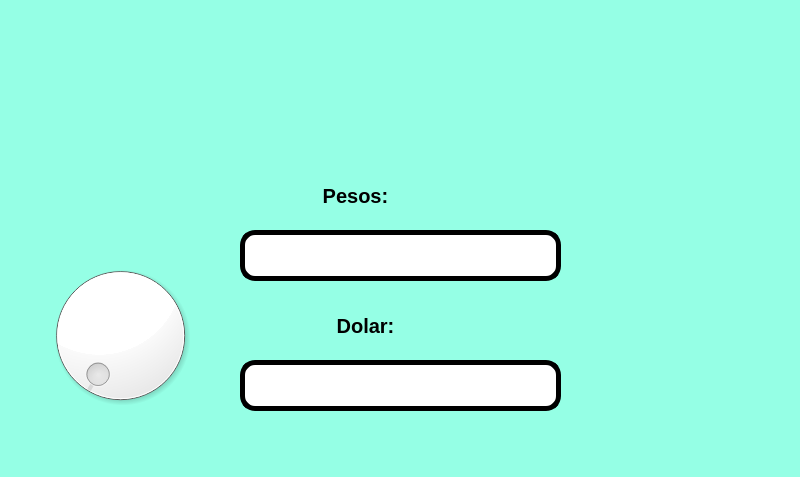
<?xml version="1.0" encoding="UTF-8"?>
<ui version="4.0">
 <class>MainWindow</class>
 <widget class="QMainWindow" name="MainWindow">
  <property name="geometry">
   <rect>
    <x>0</x>
    <y>0</y>
    <width>800</width>
    <height>477</height>
   </rect>
  </property>
  <property name="windowTitle">
   <string>MainWindow</string>
  </property>
  <property name="styleSheet">
   <string notr="true">background-color: rgb(149, 255, 229);</string>
  </property>
  <widget class="QWidget" name="centralwidget">
   <widget class="QLabel" name="imagen">
    <property name="geometry">
     <rect>
      <x>50</x>
      <y>30</y>
      <width>171</width>
      <height>161</height>
     </rect>
    </property>
    <property name="styleSheet">
     <string notr="true"/>
    </property>
    <property name="text">
     <string/>
    </property>
    <property name="pixmap">
     <pixmap resource="../Archivos/Recursos.qrc">:/ejercicios/FIT_logo_vertical.png</pixmap>
    </property>
    <property name="scaledContents">
     <bool>true</bool>
    </property>
   </widget>
   <widget class="QLabel" name="imagen_3">
    <property name="geometry">
     <rect>
      <x>600</x>
      <y>300</y>
      <width>131</width>
      <height>111</height>
     </rect>
    </property>
    <property name="styleSheet">
     <string notr="true"/>
    </property>
    <property name="text">
     <string/>
    </property>
    <property name="pixmap">
     <pixmap resource="../Archivos/Recursos.qrc">:/ejercicios/wero.jpg</pixmap>
    </property>
    <property name="scaledContents">
     <bool>true</bool>
    </property>
   </widget>
   <widget class="QDial" name="dial">
    <property name="geometry">
     <rect>
      <x>40</x>
      <y>240</y>
      <width>161</width>
      <height>191</height>
     </rect>
    </property>
    <property name="styleSheet">
     <string notr="true">color: rgb(255, 255, 255);
background-color: rgb(255, 255, 255);</string>
    </property>
   </widget>
   <widget class="QLabel" name="label">
    <property name="geometry">
     <rect>
      <x>270</x>
      <y>180</y>
      <width>171</width>
      <height>31</height>
     </rect>
    </property>
    <property name="font">
     <font>
      <pointsize>15</pointsize>
      <weight>75</weight>
      <bold>true</bold>
     </font>
    </property>
    <property name="text">
     <string>Pesos:</string>
    </property>
    <property name="alignment">
     <set>Qt::AlignCenter</set>
    </property>
   </widget>
   <widget class="QLineEdit" name="txt_peso">
    <property name="geometry">
     <rect>
      <x>240</x>
      <y>230</y>
      <width>321</width>
      <height>51</height>
     </rect>
    </property>
    <property name="font">
     <font>
      <pointsize>12</pointsize>
      <weight>75</weight>
      <bold>true</bold>
     </font>
    </property>
    <property name="styleSheet">
     <string notr="true">border-radius: 15px;
background-color: rgb(255, 255, 255);
border:  5px solid black;
</string>
    </property>
    <property name="text">
     <string/>
    </property>
    <property name="alignment">
     <set>Qt::AlignCenter</set>
    </property>
   </widget>
   <widget class="QLabel" name="label_2">
    <property name="geometry">
     <rect>
      <x>520</x>
      <y>30</y>
      <width>241</width>
      <height>111</height>
     </rect>
    </property>
    <property name="text">
     <string/>
    </property>
    <property name="pixmap">
     <pixmap resource="../Archivos/Recursos.qrc">:/ejercicios/log_uat_nuevo.png</pixmap>
    </property>
    <property name="scaledContents">
     <bool>true</bool>
    </property>
   </widget>
   <widget class="QLineEdit" name="txt_dolar">
    <property name="geometry">
     <rect>
      <x>240</x>
      <y>360</y>
      <width>321</width>
      <height>51</height>
     </rect>
    </property>
    <property name="font">
     <font>
      <pointsize>12</pointsize>
      <weight>75</weight>
      <bold>true</bold>
     </font>
    </property>
    <property name="styleSheet">
     <string notr="true">border-radius: 15px;
background-color: rgb(255, 255, 255);
border:  5px solid black;
</string>
    </property>
    <property name="text">
     <string/>
    </property>
    <property name="alignment">
     <set>Qt::AlignCenter</set>
    </property>
   </widget>
   <widget class="QLabel" name="label_3">
    <property name="geometry">
     <rect>
      <x>250</x>
      <y>310</y>
      <width>231</width>
      <height>31</height>
     </rect>
    </property>
    <property name="font">
     <font>
      <pointsize>15</pointsize>
      <weight>75</weight>
      <bold>true</bold>
     </font>
    </property>
    <property name="text">
     <string>Dolar:</string>
    </property>
    <property name="alignment">
     <set>Qt::AlignCenter</set>
    </property>
   </widget>
  </widget>
  <widget class="QMenuBar" name="menubar">
   <property name="geometry">
    <rect>
     <x>0</x>
     <y>0</y>
     <width>800</width>
     <height>26</height>
    </rect>
   </property>
  </widget>
  <widget class="QStatusBar" name="statusbar"/>
 </widget>
 <resources>
  <include location="../Archivos/Recursos.qrc"/>
 </resources>
 <connections/>
</ui>
